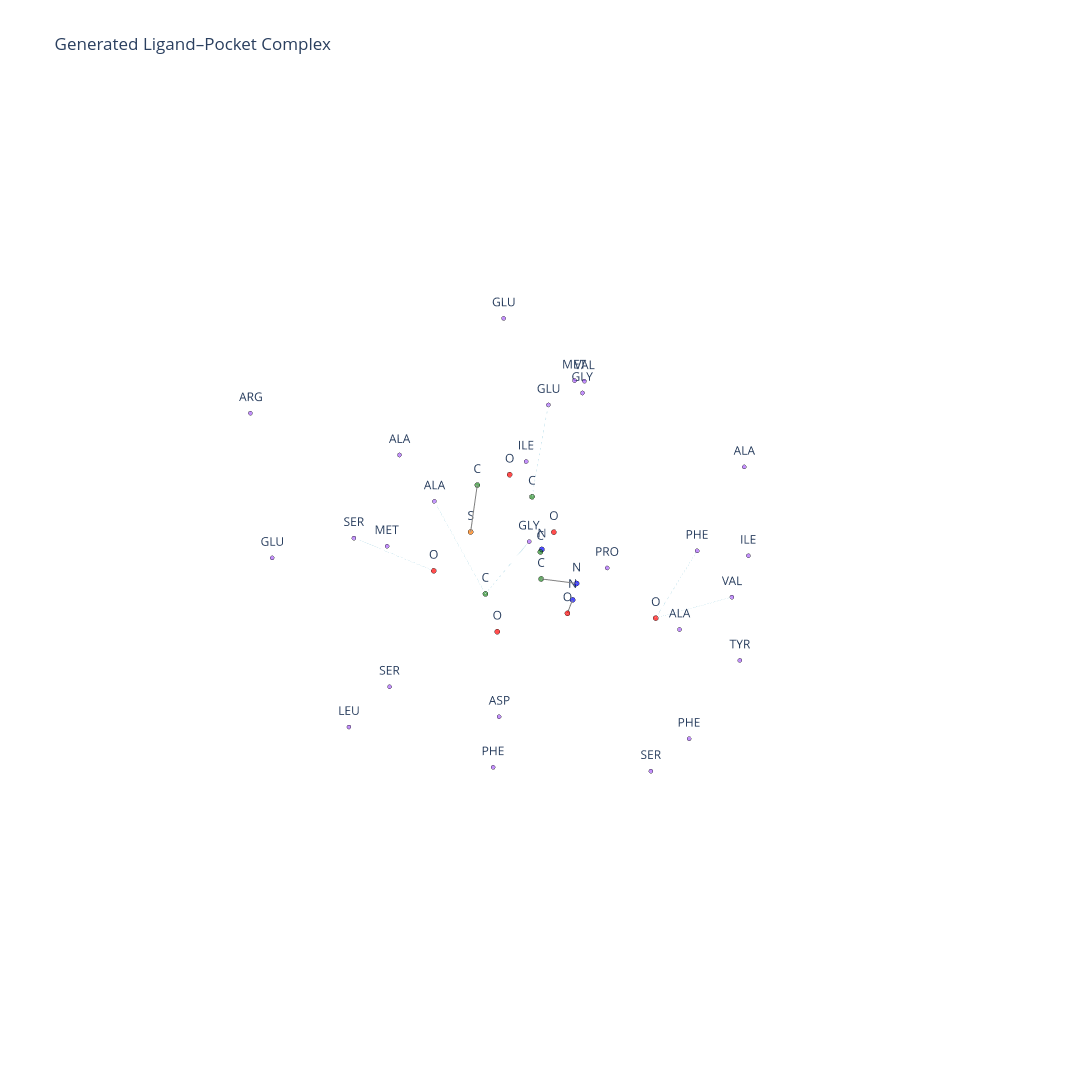

Write notebook code for a chart like this one.
### Code cell
visualize_ligand_pocket_graph(
    graph,
    title="Generated Ligand–Pocket Complex",
    atom_cutoff=1.9,
    contact_cutoff=4.0,
    show_edges=True,
    show_contacts=True
)

### Figure 1 — Plotly figure (JSON) as saved in the notebook; plotly's stock layout.template omitted (floating-point values rounded to 4 significant figures)
{"data": [{"hoverinfo": "none", "line": {"color": "gray", "width": 2}, "mode": "lines", "showlegend": false, "type": "scatter3d", "x": [-22.95, -23.64, null], "y": [-2.599, -2.912, null], "z": [-24.72, -23.15, null]}, {"hoverinfo": "none", "line": {"color": "gray", "width": 2}, "mode": "lines", "showlegend": false, "type": "scatter3d", "x": [-23.64, -22.95, null], "y": [-2.912, -2.599, null], "z": [-23.15, -24.72, null]}, {"hoverinfo": "none", "line": {"color": "gray", "width": 2}, "mode": "lines", "showlegend": false, "type": "scatter3d", "x": [-22.57, -21.58, null], "y": [3.094, 2.44, null], "z": [-23.87, -23.51, null]}, {"hoverinfo": "none", "line": {"color": "gray", "width": 2}, "mode": "lines", "showlegend": false, "type": "scatter3d", "x": [-21.58, -22.57, null], "y": [2.44, 3.094, null], "z": [-23.51, -23.87, null]}, {"hoverinfo": "none", "line": {"color": "gray", "width": 2}, "mode": "lines", "showlegend": false, "type": "scatter3d", "x": [-23.78, -24.62, null], "y": [1.544, 0.9988, null], "z": [-26.65, -26.8, null]}, {"hoverinfo": "none", "line": {"color": "gray", "width": 2}, "mode": "lines", "showlegend": false, "type": "scatter3d", "x": [-24.62, -23.78, null], "y": [0.9988, 1.544, null], "z": [-26.8, -26.65, null]}, {"hoverinfo": "none", "line": {"color": "lightblue", "dash": "dot", "width": 1}, "mode": "lines", "showlegend": false, "type": "scatter3d", "x": [-22.93, -24.24, null], "y": [0.6557, 0.117, null], "z": [-21.75, -19.02, null]}, {"hoverinfo": "none", "line": {"color": "lightblue", "dash": "dot", "width": 1}, "mode": "lines", "showlegend": false, "type": "scatter3d", "x": [-26.9, -27.28, null], "y": [3.11, 4.416, null], "z": [-27.75, -24.24, null]}, {"hoverinfo": "none", "line": {"color": "lightblue", "dash": "dot", "width": 1}, "mode": "lines", "showlegend": false, "type": "scatter3d", "x": [-26.9, -30.61, null], "y": [3.11, 3.895, null], "z": [-27.75, -28.35, null]}, {"hoverinfo": "none", "line": {"color": "lightblue", "dash": "dot", "width": 1}, "mode": "lines", "showlegend": false, "type": "scatter3d", "x": [-20.65, -17.97, null], "y": [-1.989, -2.64, null], "z": [-24.98, -22.61, null]}, {"hoverinfo": "none", "line": {"color": "lightblue", "dash": "dot", "width": 1}, "mode": "lines", "showlegend": false, "type": "scatter3d", "x": [-19.07, -19.16, null], "y": [2.533, 0.226, null], "z": [-22.72, -20.43, null]}, {"hoverinfo": "none", "line": {"color": "lightblue", "dash": "dot", "width": 1}, "mode": "lines", "showlegend": false, "type": "scatter3d", "x": [-19.07, -19.57, null], "y": [2.533, 3.985, null], "z": [-22.72, -20.31, null]}, {"hoverinfo": "text", "marker": {"color": ["rgb(255,120,0)", "rgb(34,139,34)", "rgb(0,0,255)", "rgb(0,0,255)", "rgb(34,139,34)", "rgb(34,139,34)", "rgb(255,0,0)", "rgb(34,139,34)", "rgb(255,0,0)", "rgb(255,0,0)", "rgb(0,0,255)", "rgb(255,0,0)", "rgb(255,0,0)", "rgb(255,0,0)", "rgb(34,139,34)"], "line": {"color": "black", "width": 0.2}, "size": [6, 6, 6, 6, 6, 6, 6, 6, 6, 6, 6, 6, 6, 6, 6]}, "mode": "markers+text", "name": "Ligand", "text": ["S", "C", "N", "N", "C", "C", "O", "C", "O", "O", "N", "O", "O", "O", "C"], "textposition": "top center", "type": "scatter3d", "x": [-22.95, -23.64, -24.82, -22.57, -21.58, -22.93, -24.31, -26.26, -25.76, -23.78, -24.62, -26.9, -20.65, -21.07, -19.07], "y": [-2.599, -2.912, -0.792, 3.094, 2.44, 0.6557, 0.3223, -2.335, -3.471, 1.544, 0.9988, 3.11, -1.989, 0.7857, 2.533], "z": [-24.72, -23.15, -25.53, -23.87, -23.51, -21.75, -23.98, -27.13, -23.86, -26.65, -26.8, -27.75, -24.98, -26.37, -22.72]}, {"hoverinfo": "text", "marker": {"color": false, "line": {"color": "black", "width": 0.1}, "size": [4.8, 4.8, 4.8, 4.8, 4.8, 4.8, 4.8, 4.8, 4.8, 4.8, 4.8, 4.8, 4.8, 4.8, 4.8, 4.8, 4.8, 4.8, 4.8, 4.8, 4.8, 4.8, 4.8, 4.8, 4.8, 4.8]}, "mode": "markers+text", "name": "Pocket", "text": ["ALA", "MET", "GLU", "ILE", "GLY", "SER", "ALA", "GLY", "ALA", "PHE", "ILE", "VAL", "GLU", "MET", "GLU", "ARG", "SER", "ASP", "ALA", "SER", "PHE", "LEU", "VAL", "PHE", "TYR", "PRO"], "textposition": "top center", "type": "scatter3d", "x": [-24.57, -23.06, -18.15, -28.85, -30.71, -17.97, -19.16, -19.57, -30.55, -27.28, -25.9, -22.98, -24.24, -27.47, -27.35, -16.14, -15.46, -16.56, -20.97, -20.03, -18.15, -15.84, -30.61, -27.48, -33.08, -31.34], "y": [-8.73, -8.088, -8.673, -5.783, -4.384, -2.64, 0.226, 3.985, 3.782, 4.416, 7.374, 2.862, 0.117, -1.772, -5.328, -4.663, 2.15, 5.799, 8.575, 8.676, 3.64, -1.08, 3.895, 4.755, 3.084, -3.251], "z": [-24.66, -28.1, -26.52, -25.52, -22.51, -22.61, -20.43, -20.31, -22.48, -24.24, -22.28, -16.77, -19.02, -19.92, -18.58, -18.08, -24.48, -23.99, -21.75, -26.62, -28.78, -28.61, -28.35, -33.23, -33.58, -30.98]}], "layout": {"height": 1200, "hovermode": "closest", "margin": {"t": 100}, "scene": {"xaxis": {"showbackground": false, "showgrid": false, "showline": false, "showticklabels": false, "title": {"text": ""}, "zeroline": false}, "yaxis": {"showbackground": false, "showgrid": false, "showline": false, "showticklabels": false, "title": {"text": ""}, "zeroline": false}, "zaxis": {"showbackground": false, "showgrid": false, "showline": false, "showticklabels": false, "title": {"text": ""}, "zeroline": false}}, "showlegend": false, "title": {"text": "Generated Ligand–Pocket Complex"}, "width": 1200}}
